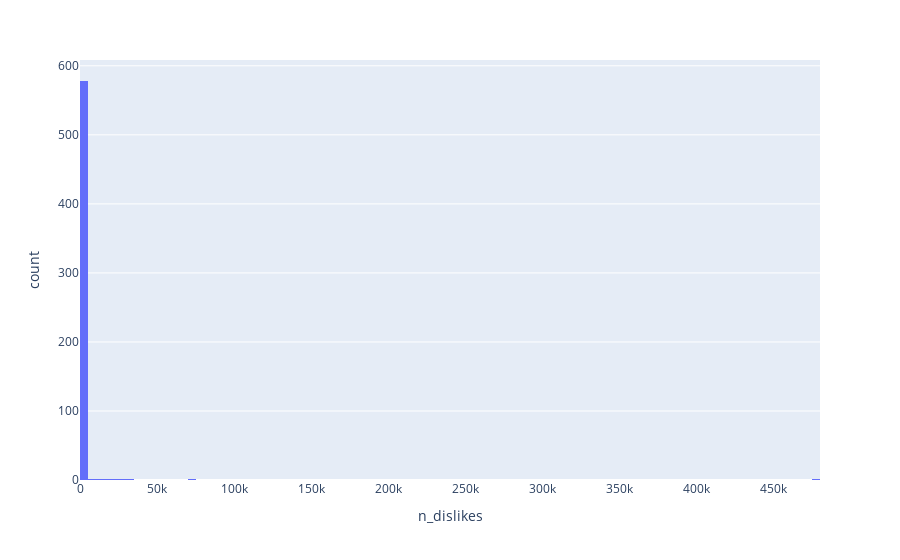

Here is the notebook cell this chart was saved with:
### Code cell
plot(df_videos_dec_urls, "n_dislikes")

### Figure 1 — Plotly figure (JSON) as saved in the notebook; plotly's stock layout.template omitted (floating-point values rounded to 4 significant figures; data arrays with more than 128 entries replaced by an {"elided": "..."} marker saying what was removed)
{"data": [{"alignmentgroup": "True", "bingroup": "x", "hovertemplate": "n_dislikes=%{x}<br>count=%{y}<extra></extra>", "legendgroup": "", "marker": {"color": "#636efa", "pattern": {"shape": ""}}, "name": "", "offsetgroup": "", "orientation": "v", "showlegend": false, "type": "histogram", "x": {"elided": "596 int values"}, "xaxis": "x", "yaxis": "y"}], "layout": {"barmode": "relative", "legend": {"tracegroupgap": 0}, "margin": {"t": 60}, "xaxis": {"anchor": "y", "domain": [0, 1], "title": {"text": "n_dislikes"}}, "yaxis": {"anchor": "x", "domain": [0, 1], "title": {"text": "count"}}}}
